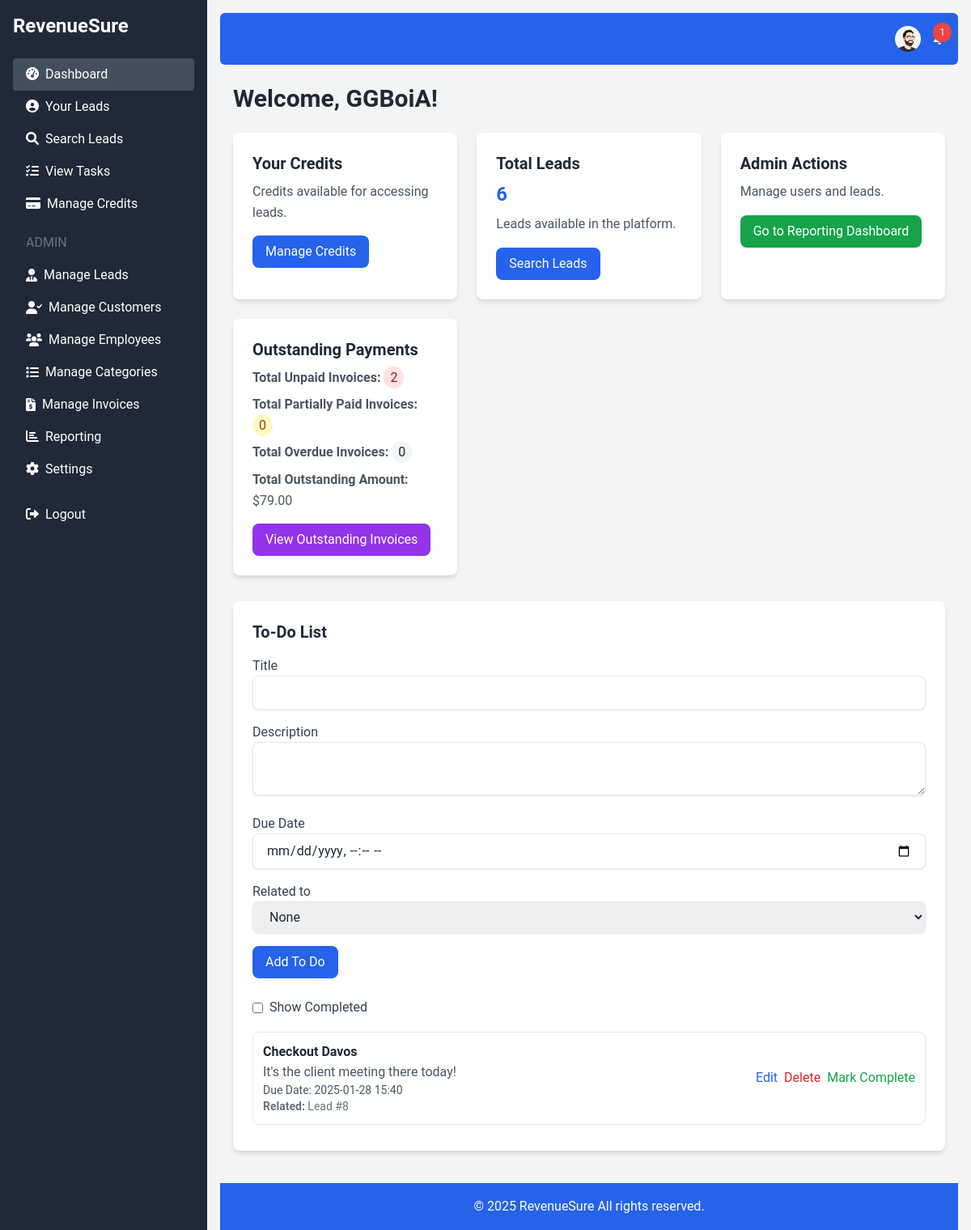
Before: /dashboard.php (signed in) with the older database file.
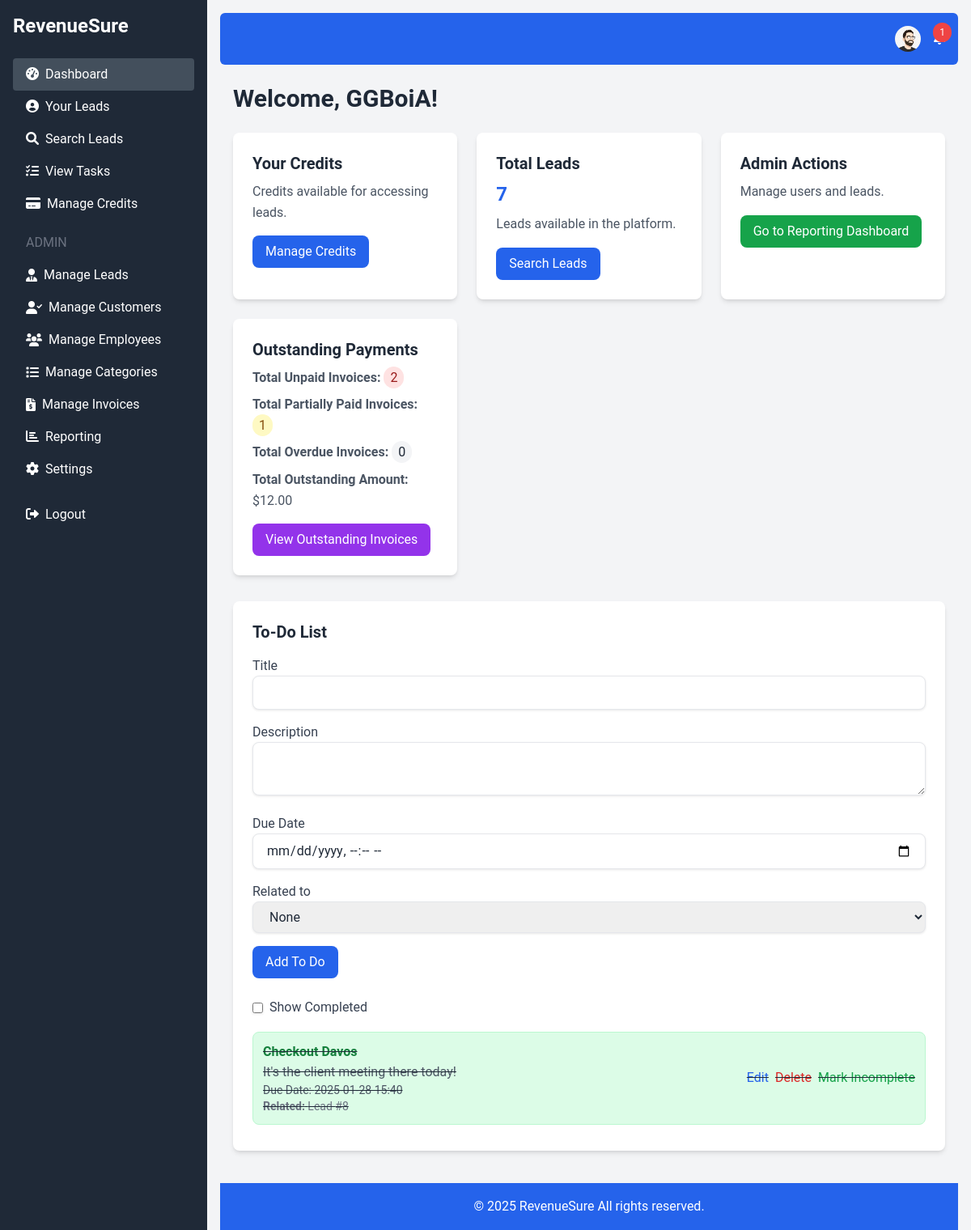
After: the same page with the newer database file.
### tables this page shows
CREATE TABLE `todos` (
  `id` int(11) NOT NULL,
  `user_id` int(11) NOT NULL,
  `title` varchar(255) NOT NULL,
  `description` text DEFAULT NULL,
  `due_date` datetime DEFAULT NULL,
  `is_completed` tinyint(1) DEFAULT 0,
  `related_type` enum('task','lead','customer') DEFAULT NULL,
  `related_id` int(11) DEFAULT NULL,
  `created_at` timestamp NOT NULL DEFAULT current_timestamp()
);

### dashboard.php (the view, shortened to what the changed rows need)
<?php
require 'db.php';
$user_id = $_SESSION['user_id'];
$role = $_SESSION['role'];
$stmt = $conn->prepare("SELECT username, credits FROM users WHERE id = :user_id");
$stmt->bindParam(':user_id', $user_id);
$stmt->execute();
$user = $stmt->fetch(PDO::FETCH_ASSOC);
$username = $user['username'];
$stmt = $conn->prepare("SELECT COUNT(*) as total_leads FROM leads");
$stmt->execute();
$leads_count = $stmt->fetch(PDO::FETCH_ASSOC)['total_leads'];
$stmt = $conn->prepare("SELECT * FROM todos WHERE user_id = :user_id ORDER BY due_date ASC");
$stmt->bindParam(':user_id', $user_id);
$stmt->execute();
$todos = $stmt->fetchAll(PDO::FETCH_ASSOC);
$stmt = $conn->prepare("SELECT
    COUNT(*) as total_unpaid,
    SUM(CASE WHEN status = 'Overdue' THEN 1 ELSE 0 END) as total_overdue,
     SUM(CASE WHEN status = 'Partially Paid' THEN 1 ELSE 0 END) as total_partially_paid,
     SUM(total - paid_amount) as outstanding_amount
     FROM invoices
        WHERE status != 'Paid'
");
$stmt->execute();
$outstanding_data = $stmt->fetch(PDO::FETCH_ASSOC);
require 'header.php';
?>
        <h1 class="text-3xl font-bold text-gray-800 mb-6">Welcome, <?php echo htmlspecialchars($username); ?>!</h1>
<div class="grid grid-cols-1 md:grid-cols-2 lg:grid-cols-3 gap-6">
    <div class="bg-white p-6 rounded-lg shadow-md">
        <h3 class="text-xl font-semibold text-gray-800 mb-2">Total Leads</h3>
        <p class="text-2xl font-bold text-blue-600"><?php echo $leads_count; ?></p>
        <p class="text-gray-600 mt-2">Leads available in the platform.</p>
        <a href="search_leads.php" class="mt-4 inline-block bg-blue-600 text-white px-4 py-2 rounded-lg hover:bg-blue-700 transition duration-300">Search Leads</a>
    </div>
    <?php if ($role === 'admin'): ?>
        <div class="bg-white p-6 rounded-lg shadow-md">
            <h3 class="text-xl font-semibold text-gray-800 mb-2">Admin Actions</h3>
            <p class="text-gray-600">Manage users and leads.</p>
             <a href="reporting_dashboard.php" class="mt-4 inline-block bg-green-600 text-white px-4 py-2 rounded-lg hover:bg-green-700 transition duration-300">Go to Reporting Dashboard</a>
           </div>
            <div class="bg-white p-6 rounded-lg shadow-md">
                <h3 class="text-xl font-semibold text-gray-800 mb-2">Outstanding Payments</h3>
                   <p class="text-gray-600 mb-2">
                    <strong>Total Unpaid Invoices:</strong>
                         <span class="bg-red-100 text-red-800 rounded-full px-2 py-1">
                                <?php echo htmlspecialchars($outstanding_data['total_unpaid'] ); ?>
                            </span>
                        </p>
                    <p class="text-gray-600 mb-2">
                        <strong>Total Partially Paid Invoices:</strong>
                           <span class="bg-yellow-100 text-yellow-800 rounded-full px-2 py-1">
                                 <?php echo htmlspecialchars($outstanding_data['total_partially_paid'] ? $outstanding_data['total_partially_paid'] : 0); ?>
                            </span>
                    </p>
                    <p class="text-gray-600 mb-2">
                        <strong>Total Overdue Invoices:</strong>
                           <span class="bg-gray-100 text-gray-800 rounded-full px-2 py-1">
                                <?php echo htmlspecialchars($outstanding_data['total_overdue'] ? $outstanding_data['total_overdue'] : 0); ?>
                            </span>
                    </p>
                    <p class="text-gray-600 mt-2">
                            <strong>Total Outstanding Amount:</strong> $<?php echo htmlspecialchars($outstanding_data['outstanding_amount'] ? $outstanding_data['outstanding_amount'] : 0); ?>
                    </p>
                    <a href="manage_invoices.php?status=unpaid" class="mt-4 inline-block bg-purple-600 text-white px-4 py-2 rounded-lg hover:bg-purple-700 transition duration-300">View Outstanding Invoices</a>
            </div>
    <?php endif; ?>
</div>
 <div class="bg-white p-6 rounded-lg shadow-md mt-8">
<h2 class="text-xl font-bold text-gray-800 mb-4">To-Do List</h2>
 <?php if ($todos): ?>
       <ul id="todo_items" class="mt-4">
         <?php foreach ($todos as $todo): ?>
          <li class="mb-2 p-3 rounded-lg border relative <?php echo $todo['is_completed'] ? 'bg-green-100 border-green-200 line-through completed-todo' : 'border-gray-200'; ?>">
                <div class="flex justify-between items-center">
                  <div>
                    <h3 class="font-semibold <?php echo $todo['is_completed'] ? 'text-green-700' : 'text-gray-800'; ?>"> <?php echo htmlspecialchars($todo['title']); ?></h3>
                     <p class="text-gray-600"> <?php echo htmlspecialchars($todo['description'] ? $todo['description'] : ""); ?></p>
                           <?php if($todo['due_date']): ?>
                                <p class="text-gray-600 text-sm">
                                  Due Date:  <?php echo date('Y-m-d H:i', strtotime($todo['due_date'])); ?>
                               </p>
                            <?php endif; ?>
                     <?php if ($todo['related_type'] && $todo['related_id']): ?>
                        <p class="text-gray-500 text-sm">
                            <strong>Related:</strong>
                            <?php echo ucfirst(htmlspecialchars($todo['related_type'])); ?> #<?php echo htmlspecialchars($todo['related_id']); ?>
                        </p>
                     <?php endif; ?>
                </div>
                    <div class="flex gap-2">
                         <a href="edit_todo.php?id=<?php echo $todo['id']; ?>" class="text-blue-600 hover:underline">Edit</a>
                         <a href="delete_todo.php?id=<?php echo $todo['id']; ?>" class="text-red-600 hover:underline">Delete</a>
                      <a href="mark_complete.php?id=<?php echo $todo['id']; ?>&completed=<?php echo $todo['is_completed'] == 1 ? 0 : 1 ?>" class="text-green-600 hover:underline"><?php echo $todo['is_completed'] == 1 ? 'Mark Incomplete' : 'Mark Complete'; ?></a>
                   </div>
                </div>
             </li>
         <?php endforeach; ?>
        </ul>
  <?php else: ?>
         <p class="text-gray-600">No to-dos added.</p>
  <?php endif; ?>
</div>
<?php
require 'footer.php';
?>

Changed rows visible on the page:
changed todos "Checkout Davos": is_completed "Mark Complete" → "Mark Incomplete"
Other visible differences:
$leads_count: "6" → "7"
text no longer shown: "0 79.00"
text now shown: "1 12.00"
